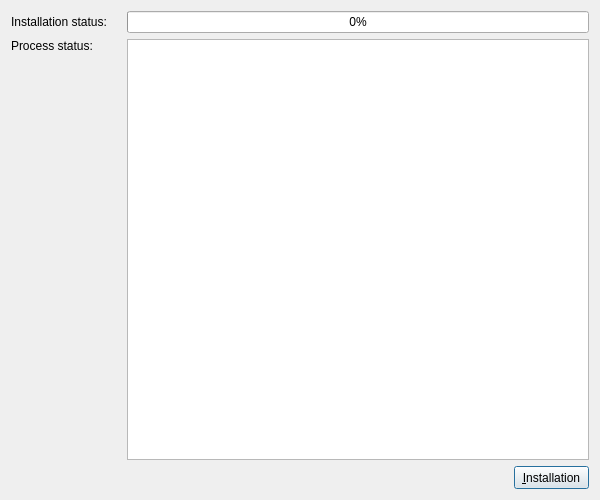
<ui version="4.0" >
 <class>UiInstallProcessPage</class>
 <widget class="QWizardPage" name="UiInstallProcessPage" >
  <property name="geometry" >
   <rect>
    <x>0</x>
    <y>0</y>
    <width>600</width>
    <height>500</height>
   </rect>
  </property>
  <property name="minimumSize" >
   <size>
    <width>600</width>
    <height>500</height>
   </size>
  </property>
  <property name="maximumSize" >
   <size>
    <width>600</width>
    <height>500</height>
   </size>
  </property>
  <property name="windowTitle" >
   <string>Install process</string>
  </property>
  <layout class="QGridLayout" name="gridLayout" >
   <item row="0" column="0" >
    <layout class="QHBoxLayout" name="hlInstallationStatus" >
     <item>
      <widget class="QLabel" name="labelInstallationStatus" >
       <property name="minimumSize" >
        <size>
         <width>110</width>
         <height>0</height>
        </size>
       </property>
       <property name="maximumSize" >
        <size>
         <width>110</width>
         <height>16777215</height>
        </size>
       </property>
       <property name="text" >
        <string>Installation status:</string>
       </property>
      </widget>
     </item>
     <item>
      <widget class="QProgressBar" name="progressBarInstallation" >
       <property name="value" >
        <number>0</number>
       </property>
       <property name="textVisible" >
        <bool>true</bool>
       </property>
       <property name="invertedAppearance" >
        <bool>false</bool>
       </property>
      </widget>
     </item>
    </layout>
   </item>
   <item row="1" column="0" >
    <layout class="QGridLayout" name="glProcessStatus" >
     <item row="0" column="0" >
      <widget class="QLabel" name="labelProcessStatus" >
       <property name="minimumSize" >
        <size>
         <width>110</width>
         <height>0</height>
        </size>
       </property>
       <property name="maximumSize" >
        <size>
         <width>110</width>
         <height>16777215</height>
        </size>
       </property>
       <property name="text" >
        <string>Process status:</string>
       </property>
      </widget>
     </item>
     <item rowspan="2" row="0" column="1" >
      <widget class="QListWidget" name="listWidgetDosBoxProcessStatus" >
       <property name="showDropIndicator" stdset="0" >
        <bool>false</bool>
       </property>
       <property name="dragDropMode" >
        <enum>QAbstractItemView::NoDragDrop</enum>
       </property>
       <property name="selectionMode" >
        <enum>QAbstractItemView::NoSelection</enum>
       </property>
      </widget>
     </item>
     <item row="1" column="0" >
      <spacer name="vsProcessStatus" >
       <property name="orientation" >
        <enum>Qt::Vertical</enum>
       </property>
       <property name="sizeHint" stdset="0" >
        <size>
         <width>20</width>
         <height>40</height>
        </size>
       </property>
      </spacer>
     </item>
    </layout>
   </item>
   <item row="2" column="0" >
    <layout class="QHBoxLayout" name="horizontalLayout" >
     <item>
      <spacer name="horizontalSpacer" >
       <property name="orientation" >
        <enum>Qt::Horizontal</enum>
       </property>
       <property name="sizeHint" stdset="0" >
        <size>
         <width>40</width>
         <height>20</height>
        </size>
       </property>
      </spacer>
     </item>
     <item>
      <widget class="QPushButton" name="btnInstallGame" >
       <property name="minimumSize" >
        <size>
         <width>75</width>
         <height>23</height>
        </size>
       </property>
       <property name="maximumSize" >
        <size>
         <width>75</width>
         <height>23</height>
        </size>
       </property>
       <property name="text" >
        <string>&amp;Installation</string>
       </property>
       <property name="shortcut" >
        <string>Ctrl+I</string>
       </property>
       <property name="autoDefault" >
        <bool>true</bool>
       </property>
       <property name="default" >
        <bool>true</bool>
       </property>
      </widget>
     </item>
    </layout>
   </item>
  </layout>
 </widget>
 <resources/>
 <connections/>
</ui>
